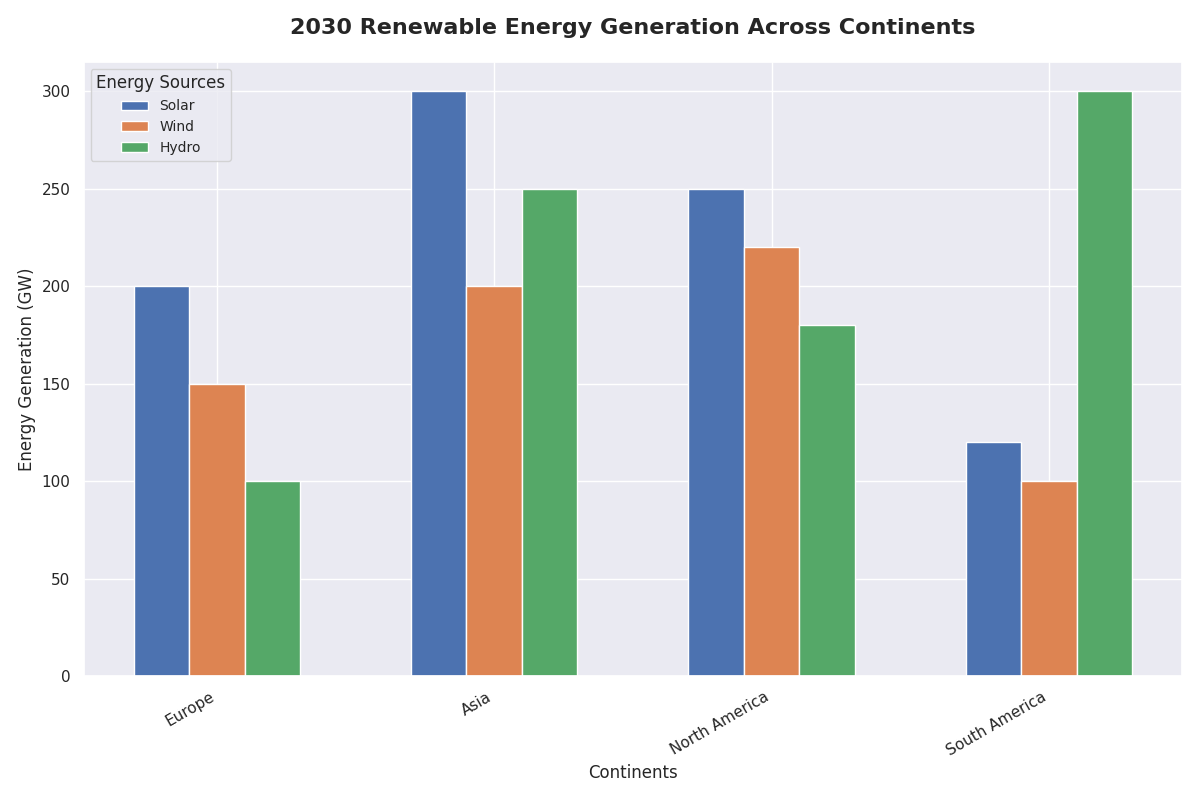

Generate this figure with Python:
import matplotlib.pyplot as plt
import numpy as np

continents = ['Europe', 'Asia', 'North America', 'South America']
sources = ['Solar', 'Wind', 'Hydro']

energy_data = np.array([
    [200, 150, 100],
    [300, 200, 250],
    [250, 220, 180],
    [120, 100, 300]
])

# Set up the figure and axis
fig, ax = plt.subplots(figsize=(12, 8))

# Define bar width and positions
bar_width = 0.2
x_indices = np.arange(len(continents))

# Plot each energy source data as a separate group
for i, source in enumerate(sources):
    ax.bar(x_indices + i * bar_width, energy_data[:, i], bar_width, label=source)

# Labeling the axes and title
ax.set_xlabel('Continents', fontsize=12)
ax.set_ylabel('Energy Generation (GW)', fontsize=12)
ax.set_title('2030 Renewable Energy Generation Across Continents', fontsize=16, fontweight='bold', pad=20)

# Set x-ticks and labels
ax.set_xticks(x_indices + bar_width)
ax.set_xticklabels(continents, rotation=30, ha='right')

# Legend
ax.legend(title='Energy Sources', loc='upper left', fontsize=10)

plt.tight_layout()
plt.show()
